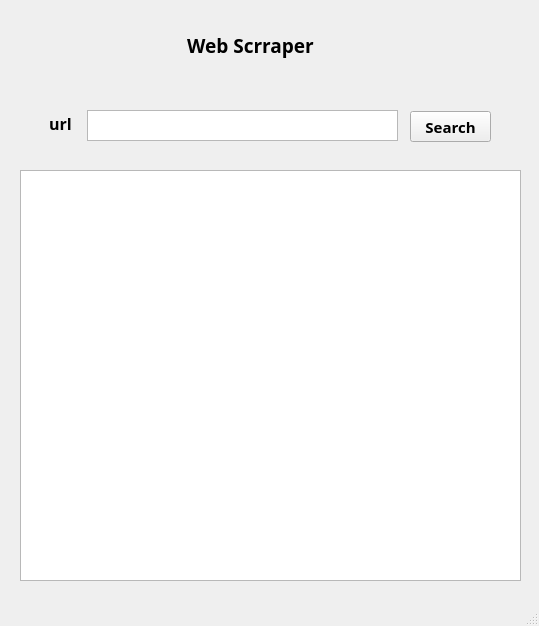
<?xml version="1.0" encoding="UTF-8"?>
<ui version="4.0">
 <class>MainWindow</class>
 <widget class="QMainWindow" name="MainWindow">
  <property name="geometry">
   <rect>
    <x>0</x>
    <y>0</y>
    <width>539</width>
    <height>626</height>
   </rect>
  </property>
  <property name="windowTitle">
   <string>MainWindow</string>
  </property>
  <widget class="QWidget" name="centralwidget">
   <widget class="QTextEdit" name="textEdit">
    <property name="geometry">
     <rect>
      <x>87</x>
      <y>110</y>
      <width>311</width>
      <height>31</height>
     </rect>
    </property>
   </widget>
   <widget class="QLabel" name="title">
    <property name="geometry">
     <rect>
      <x>170</x>
      <y>30</y>
      <width>161</width>
      <height>31</height>
     </rect>
    </property>
    <property name="font">
     <font>
      <family>나눔스퀘어 ExtraBold</family>
      <pointsize>14</pointsize>
      <weight>75</weight>
      <bold>true</bold>
     </font>
    </property>
    <property name="text">
     <string>&lt;html&gt;&lt;head/&gt;&lt;body&gt;&lt;p align=&quot;center&quot;&gt;&lt;span style=&quot; font-weight:600;&quot;&gt;Web Scrraper&lt;/span&gt;&lt;/p&gt;&lt;/body&gt;&lt;/html&gt;</string>
    </property>
    <property name="margin">
     <number>2</number>
    </property>
   </widget>
   <widget class="QLabel" name="url">
    <property name="geometry">
     <rect>
      <x>30</x>
      <y>108</y>
      <width>61</width>
      <height>31</height>
     </rect>
    </property>
    <property name="font">
     <font>
      <family>나눔고딕 ExtraBold</family>
      <pointsize>12</pointsize>
      <weight>75</weight>
      <bold>true</bold>
     </font>
    </property>
    <property name="text">
     <string>&lt;html&gt;&lt;head/&gt;&lt;body&gt;&lt;p align=&quot;center&quot;&gt;url&lt;/p&gt;&lt;/body&gt;&lt;/html&gt;</string>
    </property>
   </widget>
   <widget class="QPushButton" name="search">
    <property name="geometry">
     <rect>
      <x>410</x>
      <y>111</y>
      <width>81</width>
      <height>31</height>
     </rect>
    </property>
    <property name="font">
     <font>
      <family>나눔고딕 ExtraBold</family>
      <pointsize>11</pointsize>
      <weight>75</weight>
      <bold>true</bold>
     </font>
    </property>
    <property name="autoFillBackground">
     <bool>true</bool>
    </property>
    <property name="text">
     <string>Search</string>
    </property>
   </widget>
   <widget class="QListView" name="imagelist">
    <property name="geometry">
     <rect>
      <x>20</x>
      <y>170</y>
      <width>501</width>
      <height>411</height>
     </rect>
    </property>
   </widget>
  </widget>
  <widget class="QMenuBar" name="menubar">
   <property name="geometry">
    <rect>
     <x>0</x>
     <y>0</y>
     <width>539</width>
     <height>21</height>
    </rect>
   </property>
  </widget>
  <widget class="QStatusBar" name="statusbar"/>
 </widget>
 <resources/>
 <connections>
  <connection>
   <sender>search</sender>
   <signal>clicked()</signal>
   <receiver>MainWindow</receiver>
   <slot>search()</slot>
   <hints>
    <hint type="sourcelabel">
     <x>460</x>
     <y>142</y>
    </hint>
    <hint type="destinationlabel">
     <x>488</x>
     <y>117</y>
    </hint>
   </hints>
  </connection>
 </connections>
 <slots>
  <slot>search()</slot>
 </slots>
</ui>
